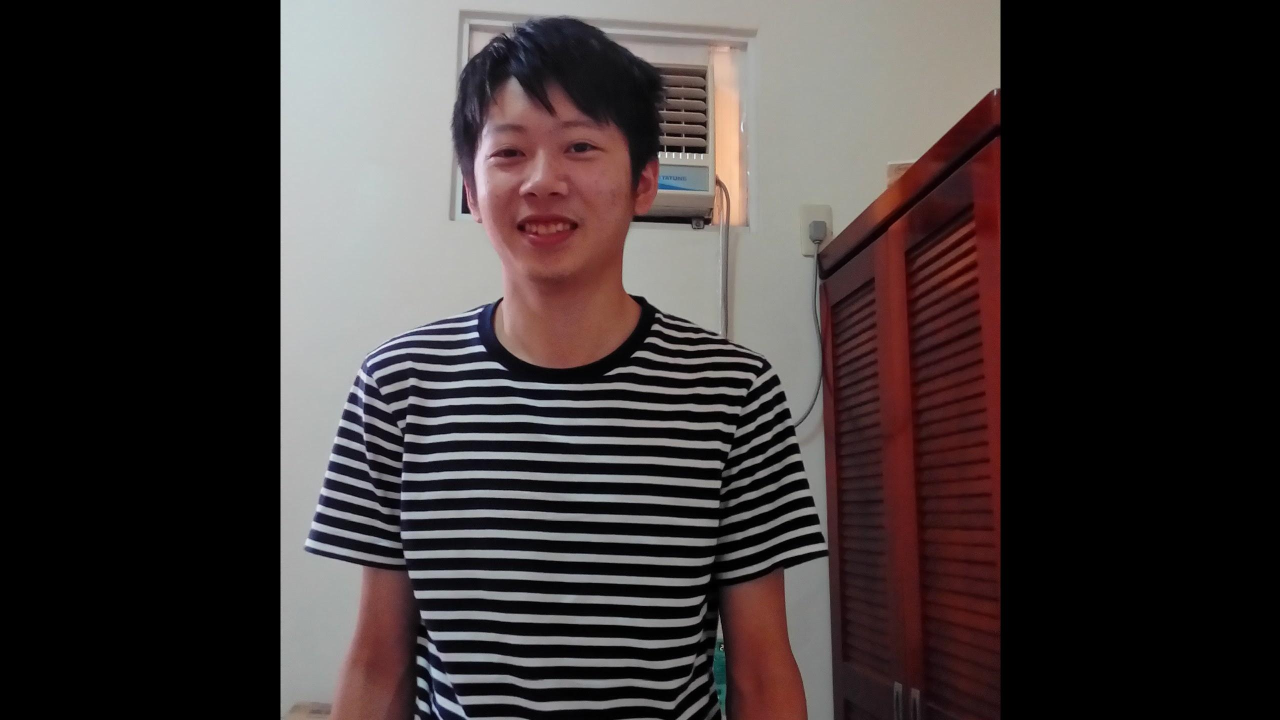
#> input picture data/Train/1.jpg, 2560 x 1440 px, given in place of the camera (shown at 1/2 size)
$ python Demo2.py
#> lines starting #> are read from the running program, lines starting #| are printed output that depends on the picture; after the words box and inside, x2 and y2 are one past the last pixel; in counts of white or black regions, pixels touching at a corner belong together
### TurningWithDetect.py
import RPi.GPIO as GPIO
import time
import sys
from array import *

GPIO.setwarnings(False)
GPIO.setmode(GPIO.BOARD)

clockwise = 1
steps = 180

ports = [29,31,33,35]
for p in ports:
    GPIO.setup(p,GPIO.OUT)

def Turn(steps,clockwise):
    arr = [[0,1,2,3],[3,2,1,0]]
    for x in range(0,steps):
        for j in arr[clockwise]:
            time.sleep(0.01)
            for i in range(0,4):
                if i == j:
                    GPIO.output(ports[i],True)
                else:
                    GPIO.output(ports[i],False)

### detectanddraw.py
import cv2
import numpy as np


def detect(img, cascade):

    rects = cascade.detectMultiScale(img, scaleFactor=1.3, minNeighbors=4, minSize=(10, 10),
                                     flags=cv2.CASCADE_SCALE_IMAGE)
    if len(rects) == 0:
        return []
    rects[:, 2:] += rects[:, :2]
    return rects


def draw(img, rects, color):
    for x1, y1, x2, y2 in rects:
        cv2.rectangle(img, (x1, y1), (x2, y2), color, 2)


def face_cascade():
    cascade_xml = []

    cascade_xml.append('./data/haarcascades/mycascade.xml')
    cascade_xml.append('./data/haarcascades/haarcascade_frontalface_alt2.xml')
    cascade_xml.append(
        './data/haarcascades/haarcascade_frontalface_default.xml')
    cascade_xml.append(
        './data/haarcascades/haarcascade_frontalface_alt_tree.xml')

    cascades = []

    for i, xml in enumerate(cascade_xml):
        cascades.append(cv2.CascadeClassifier(xml))

    return cascades

### Demo2.py
import RPi.GPIO as GPIO
import time
import sys
from array import *
import cv2
import numpy as np
from detectanddraw import detect, draw, face_cascade
from TurningWithDetect import Turn

GPIO.setwarnings(False)
GPIO.setmode(GPIO.BOARD)

clockwise = 1
steps = 180

ports = [29,31,33,35]
for p in ports:
    GPIO.setup(p,GPIO.OUT)

cap = cv2.VideoCapture(0)
cascades = face_cascade()

flag,img = cap.read()
#> img is the input picture: shape (1440, 2560, 3); mean B, G, R 53.5, 53.7, 61.5

roi = img
hsv_roi =  cv2.cvtColor(roi, cv2.COLOR_BGR2HSV)
#> hsv_roi: shape (1440, 2560, 3); mean H, S, V 41.8, 37, 63
mask = cv2.inRange(hsv_roi, np.array((0., 60.,32.)), np.array((180.,255.,255.)))
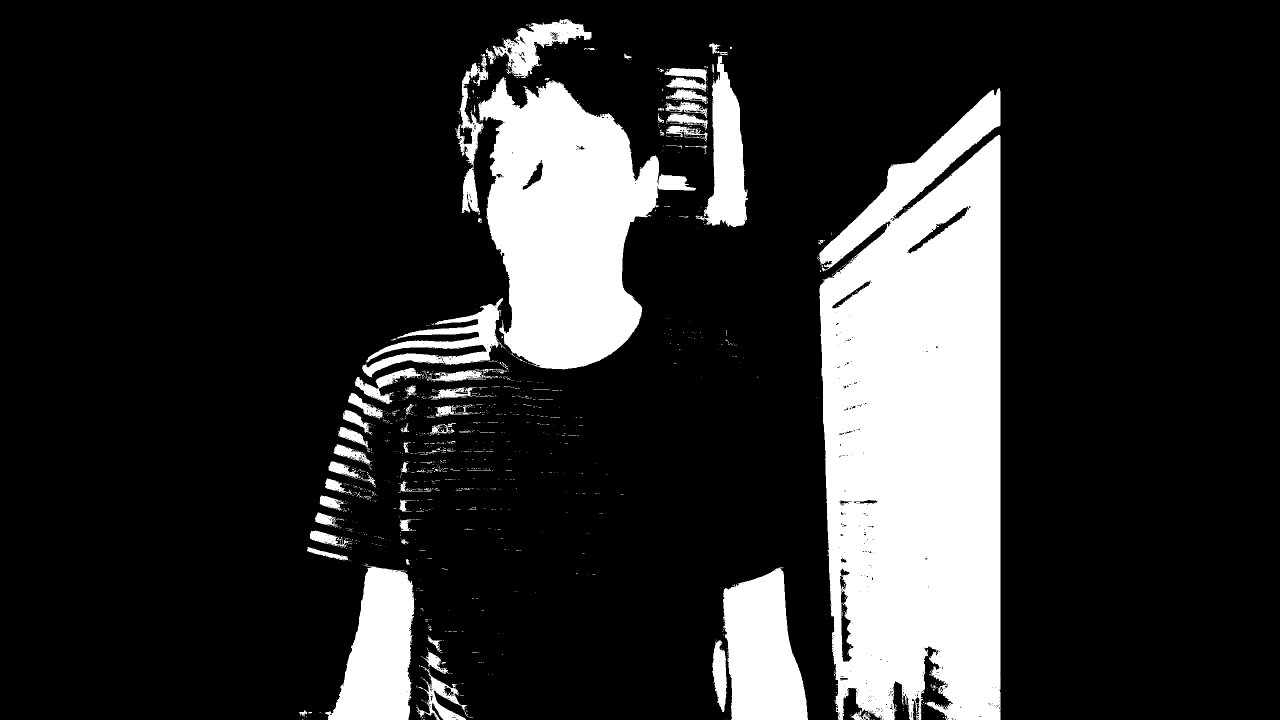
#> mask: shape (1440, 2560) (shown at 1/2 size); 18% white; 1407 white regions (1316 under 20 px), largest, box (x1, y1, x2, y2) and area: (1638, 176, 2001, 1440) 366689, (957, 154, 1392, 739) 142872, (1446, 1134, 1616, 1440) 37677
roi_hist = cv2.calcHist([hsv_roi],[0],mask,[180],[0,180])
#> roi_hist = 180 values, max 86065 at index 0, min 0 at index 20, mean 3694
cv2.normalize(roi_hist,roi_hist,0,255,cv2.NORM_MINMAX)
term_crit = ( cv2.TERM_CRITERIA_EPS | cv2.TERM_CRITERIA_COUNT, 10, 1 )
rects = []
track = ()

while True:
    flag, img = cap.read()
    gray = cv2.cvtColor(img, cv2.COLOR_BGR2GRAY)
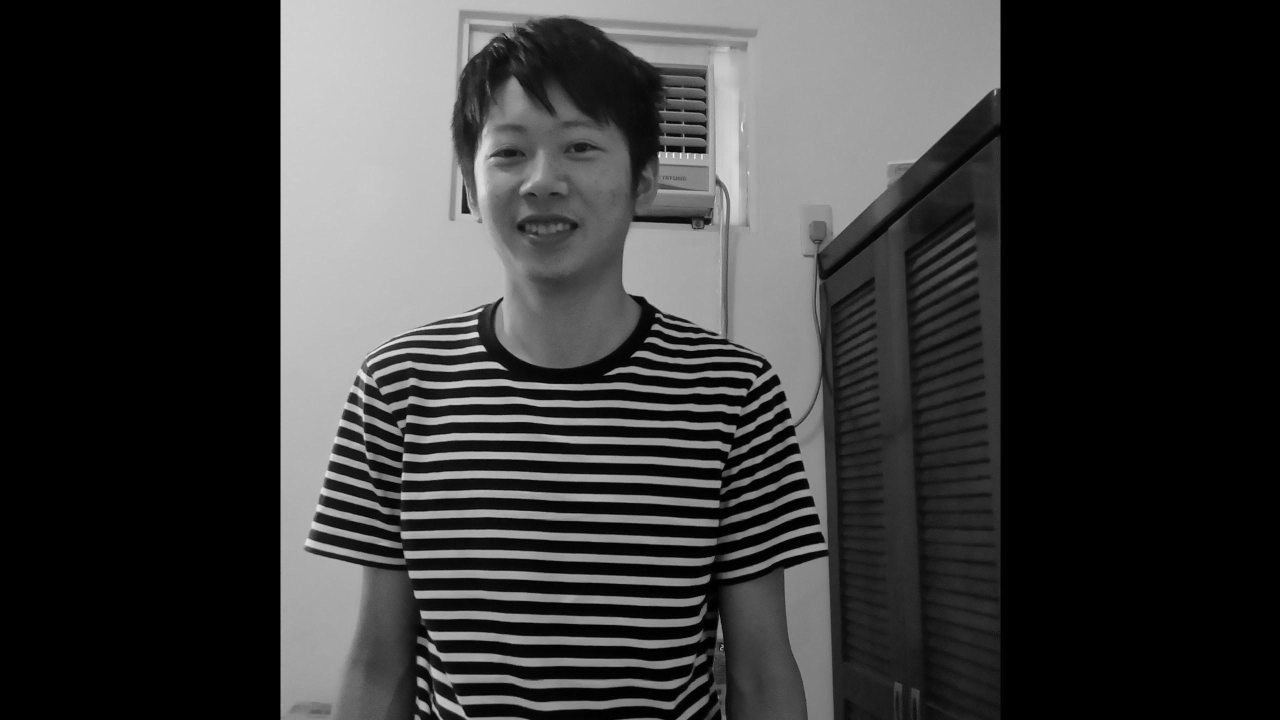
#> gray: shape (1440, 2560) (shown at 1/2 size); min 0, max 255, mean 56
    hsv = cv2.cvtColor(img, cv2.COLOR_BGR2HSV)
    dst = cv2.calcBackProject([hsv],[0],roi_hist,[0,180],1)
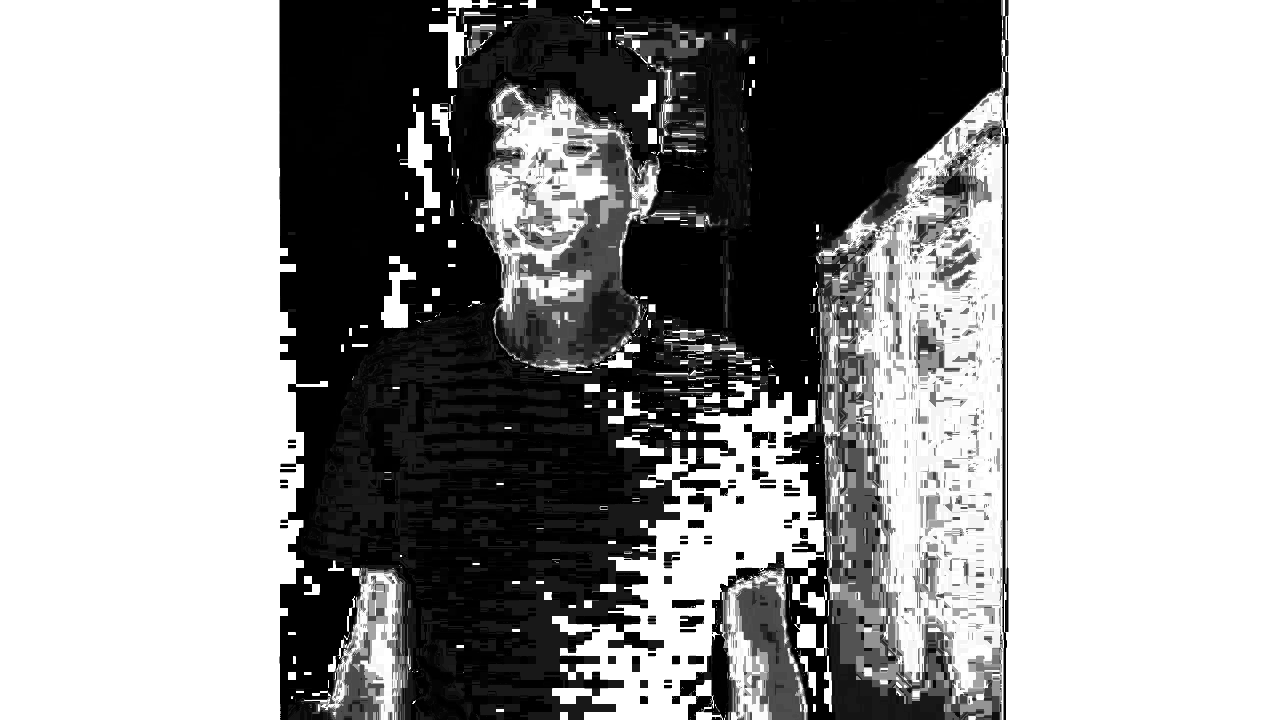
#> dst: shape (1440, 2560) (shown at 1/2 size); min 0, max 255, mean 154.2
    if len(rects) == 0:
        rects = detect(gray, cascades[1])
#> in detect, `rects = cascade.detectMultiScale(img, scaleFactor=1.3, minNeighbors=4,..`: rects = [[921, 173, 336, 336]]
#> rects = [[921, 173, 1257, 509]]
    else:
        track = tuple(rects[0])
        ret, track = cv2.meanShift(dst, track, term_crit)
    print(list(track))
    if len(track) > 0:
        x,y,w,h = track
        img2 = cv2.rectangle(img, (x,y), (x+w,y+h), 255,2)
        cv2.imshow('img2',img2)
    elif len(rects) > 0:
        draw(img, rects, (255, 0, 0))
#> the loop in draw, `for x1, y1, x2, y2 in rects:` made 1 pass
    if(len(rects)>=1):
        if(rects[0][0]<75):
            Turn(2,1)
            print(11111)
        elif(rects[0][2]>565):
            Turn(2,0)
            print(22222)
    cv2.imshow('GGGG', img)

    if cv2.waitKey(5) == 27:
#> (key Esc is pressed here)
        cap.release()
